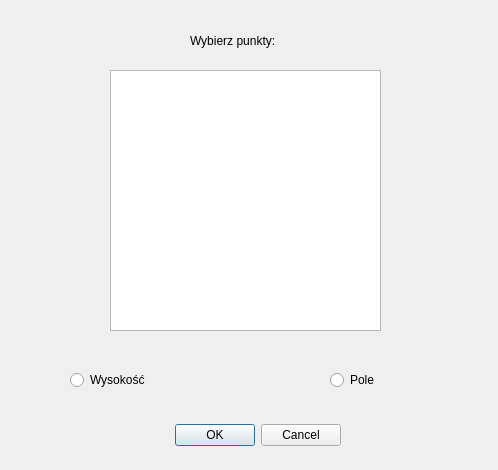
<?xml version="1.0" encoding="UTF-8"?>
<ui version="4.0">
 <class>WtyczkaDialogBase</class>
 <widget class="QDialog" name="WtyczkaDialogBase">
  <property name="geometry">
   <rect>
    <x>0</x>
    <y>0</y>
    <width>498</width>
    <height>470</height>
   </rect>
  </property>
  <property name="windowTitle">
   <string>Wysokość i Pole</string>
  </property>
  <widget class="QDialogButtonBox" name="button_box">
   <property name="geometry">
    <rect>
     <x>90</x>
     <y>410</y>
     <width>251</width>
     <height>51</height>
    </rect>
   </property>
   <property name="orientation">
    <enum>Qt::Horizontal</enum>
   </property>
   <property name="standardButtons">
    <set>QDialogButtonBox::Cancel|QDialogButtonBox::Ok</set>
   </property>
  </widget>
  <widget class="QListWidget" name="listWidget">
   <property name="geometry">
    <rect>
     <x>110</x>
     <y>70</y>
     <width>271</width>
     <height>261</height>
    </rect>
   </property>
   <property name="selectionMode">
    <enum>QAbstractItemView::MultiSelection</enum>
   </property>
  </widget>
  <widget class="QLabel" name="label">
   <property name="geometry">
    <rect>
     <x>190</x>
     <y>20</y>
     <width>201</width>
     <height>41</height>
    </rect>
   </property>
   <property name="text">
    <string>Wybierz punkty:</string>
   </property>
  </widget>
  <widget class="QRadioButton" name="radioButton">
   <property name="geometry">
    <rect>
     <x>70</x>
     <y>370</y>
     <width>95</width>
     <height>20</height>
    </rect>
   </property>
   <property name="text">
    <string>Wysokość</string>
   </property>
  </widget>
  <widget class="QRadioButton" name="radioButton_2">
   <property name="geometry">
    <rect>
     <x>330</x>
     <y>370</y>
     <width>95</width>
     <height>20</height>
    </rect>
   </property>
   <property name="text">
    <string>Pole</string>
   </property>
  </widget>
 </widget>
 <resources/>
 <connections>
  <connection>
   <sender>button_box</sender>
   <signal>accepted()</signal>
   <receiver>WtyczkaDialogBase</receiver>
   <slot>accept()</slot>
   <hints>
    <hint type="sourcelabel">
     <x>20</x>
     <y>20</y>
    </hint>
    <hint type="destinationlabel">
     <x>20</x>
     <y>20</y>
    </hint>
   </hints>
  </connection>
  <connection>
   <sender>button_box</sender>
   <signal>rejected()</signal>
   <receiver>WtyczkaDialogBase</receiver>
   <slot>reject()</slot>
   <hints>
    <hint type="sourcelabel">
     <x>20</x>
     <y>20</y>
    </hint>
    <hint type="destinationlabel">
     <x>20</x>
     <y>20</y>
    </hint>
   </hints>
  </connection>
 </connections>
</ui>
